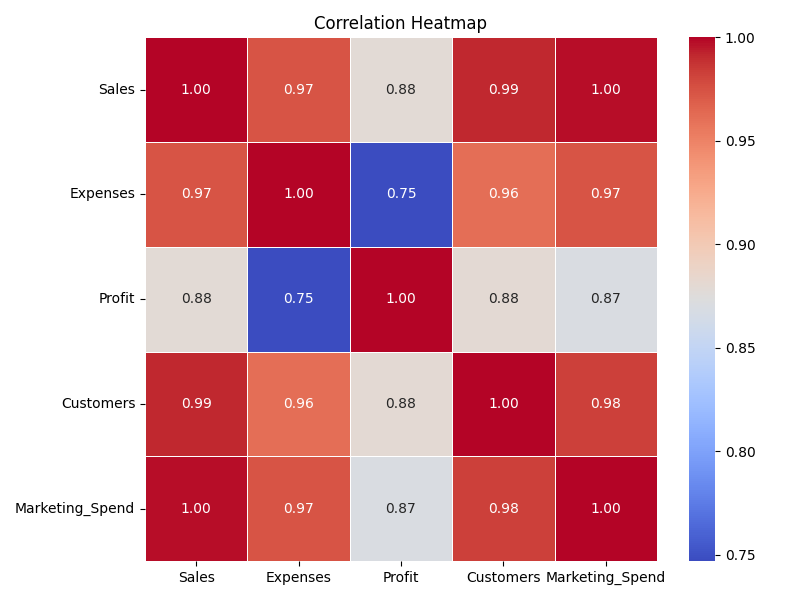

Recreate this plot in Python.
import pandas as pd
import matplotlib.pyplot as plt
import seaborn as sns

# Step 1: Load Dataset

data = pd.read_csv("sample_data.csv")
print("✅ Data Loaded Successfully:\n")
print(data.head())

# Step 2: Compute Correlation

corr_matrix = data.corr(numeric_only=True)
print("\n📊 Correlation Matrix:\n", corr_matrix)

# Step 3: Plot Heatmap

plt.figure(figsize=(8, 6))
sns.heatmap(
    corr_matrix,
    annot=True,
    cmap="coolwarm",
    linewidths=0.5,
    fmt=".2f"
)
plt.title("Correlation Heatmap")
plt.tight_layout()
plt.savefig("correlation_heatmap.png")
plt.show()

print("\n✅ Correlation Heatmap generated and saved as correlation_heatmap.png")